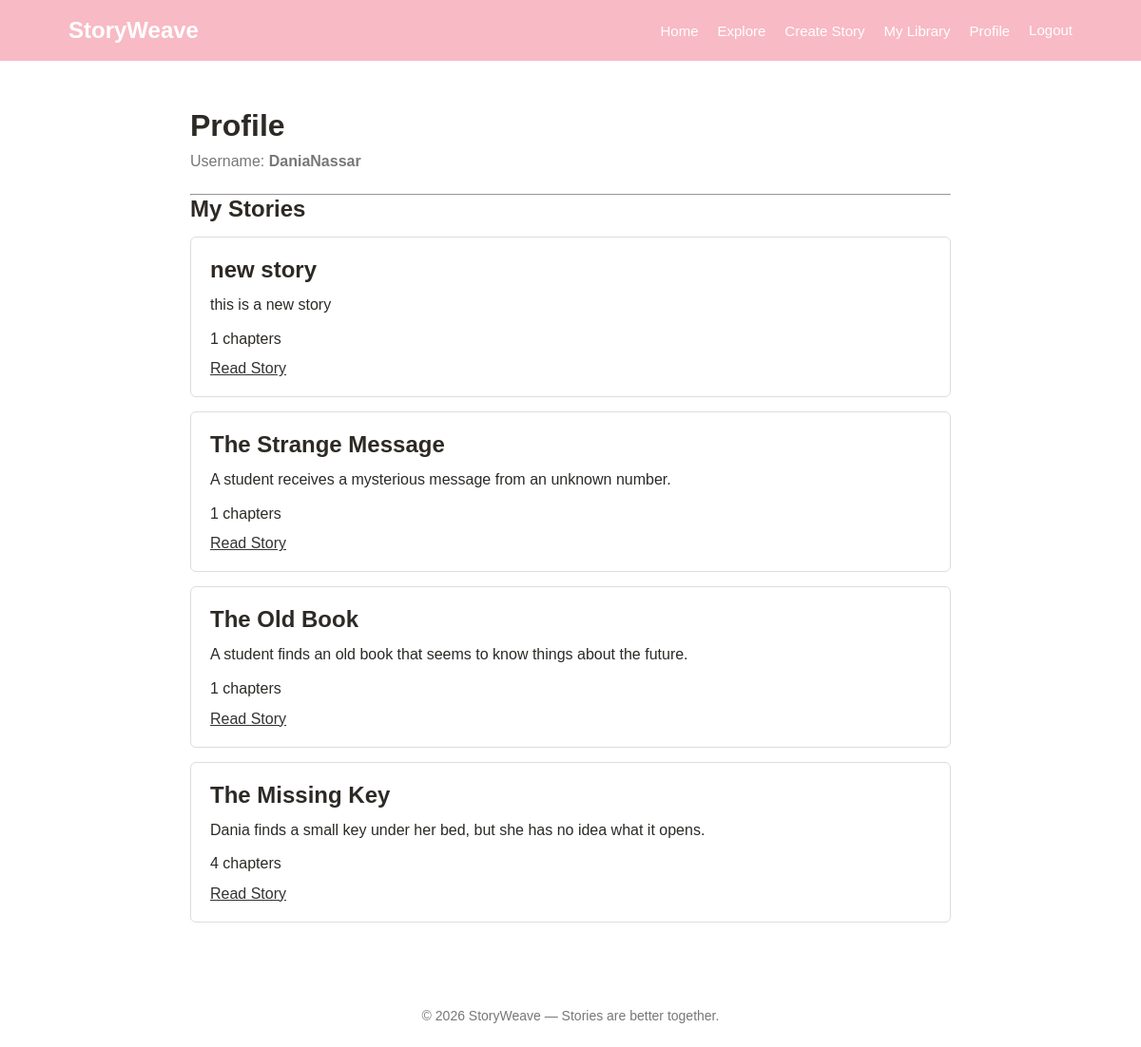
Screenshot of /stories/profile/ (signed in) with the database file from the repository.
### stories/models.py (models this page shows, shortened)
class Story(models.Model):
    STATUS_CHOICES = [
        ("ongoing", "Ongoing"),
        ("completed", "Completed"),
    ]
    title = models.CharField(max_length=200)
    description = models.TextField()
    author = models.ForeignKey(
        User,
        on_delete=models.CASCADE,
        related_name="stories"
    )
    genre = models.ForeignKey(
        Genre,
        on_delete=models.SET_NULL,
        null=True,
        blank=True,
        related_name="stories"
    )
    status = models.CharField(
        max_length=20,
        choices=STATUS_CHOICES,
        default="ongoing"
    )
    created_at = models.DateTimeField(auto_now_add=True)

### stories/views.py (the view)
@login_required
def profile(request):
    stories = Story.objects.filter(
        author=request.user
    ).order_by("-created_at")
    return render(
        request,
        "stories/profile.html",
        {
            "stories": stories
        }
    )

### stories/templates/stories/profile.html (shortened to what this page needs)
{% extends "stories/base.html" %}
{% block content %}
<div class="library-page">
    <h1>Profile</h1>
    <p>
        Username: <strong>{{ user.username }}</strong>
    </p>
    <hr>
    <h2>My Stories</h2>
    {% if stories %}
        {% for story in stories %}
            <div class="library-story">
                <h2>{{ story.title }}</h2>
                <p>
                    {{ story.description }}
                </p>
                <p>
                    {{ story.chapters.count }} chapters
                </p>
                <a href="/stories/{{ story.id }}/">
                    Read Story
                </a>
            </div>
        {% endfor %}
    {% endif %}
</div>
{% endblock %}

### stories/static/stories/style.css (style rules this page uses)
* { box-sizing: border-box; margin: 0; padding: 0; }
body { font-family: Arial, sans-serif; background: white; color: #2d2a26; min-height: 100vh; }
.library-page { max-width: 850px; margin: 0 auto; padding: 50px 25px; }
.library-page > p { color: #777; margin: 10px 0 25px; }
.library-story { background: white; border: 1px solid #ddd; padding: 20px; margin: 15px 0; border-radius: 6px; }
.library-story h2 { margin-bottom: 10px; }
.library-story p { margin-bottom: 10px; line-height: 1.6; }
.library-story a { color: #333; }

### rows the page displays
Story: title "new story", description "this is a new story", chapters.count "1"
Story: title "The Strange Message", description "A student receives a mysterious message from an unknown number.", chapters.count "1"
Story: title "The Old Book", description "A student finds an old book that seems to know things about the future.", chapters.count "1"
Story: title "The Missing Key", description "Dania finds a small key under her bed, but she has no idea what it opens.", chapters.count "4"

### other values shown
{{ user.username }} "DaniaNassar"
